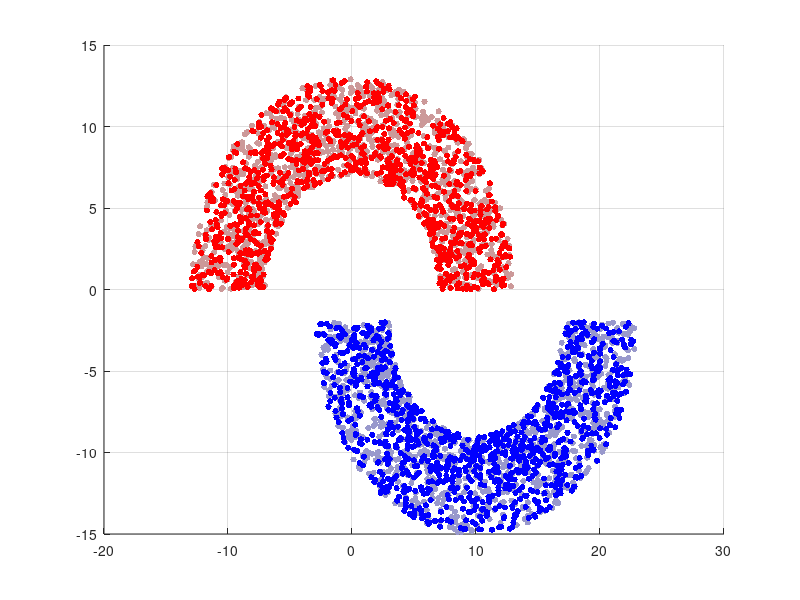

Here is the MATLAB script that generated this plot:
%% Project 1 Clark Lakshminarayanan Sonawani
clear all

%% Generate Clusters
% Seeds
seed1=1;
seed2=2;
seed3=3;
seed4=4;

seed5=5;
seed6=6;
seed7=7;
seed8=8;

% Variables from Project Description
r=10;
w=6;
d=2; % d=2,-4 -8

% Cluster 1 Training (Rho-Magnitude Theta-angle[rad])
rng(seed1,'twister');
Cluster1RhoTrain = (r-w/2)+w*rand(1,1000);
rng(seed2,'twister');
Cluster1ThetaTrain = pi*rand(1,1000);

% Cluster 2 Training (Rho-Magnitude Theta-angle[rad])
rng(seed3,'twister');
Cluster2RhoTrain = (r-w/2)+w*rand(1,1000);
rng(seed4,'twister');
Cluster2ThetaTrain = -pi*rand(1,1000);

% Cluster 1 Testing (Rho-Magnitude Theta-angle[rad])
rng(seed5,'twister');
Cluster1RhoTest = (r-w/2)+w*rand(1,1000);
rng(seed6,'twister');
Cluster1ThetaTest = pi*rand(1,1000);

% Cluster 2 Testing (Rho-Magnitude Theta-angle[rad])
rng(seed7,'twister');
Cluster2RhoTest = (r-w/2)+w*rand(1,1000);
rng(seed8,'twister');
Cluster2ThetaTest = -pi*rand(1,1000);

% Convert to Carteasian Coordinate system
[Cluster1XTrain Cluster1YTrain] = pol2cart(Cluster1ThetaTrain,Cluster1RhoTrain);
[Cluster2XTrain Cluster2YTrain] = pol2cart(Cluster2ThetaTrain,Cluster2RhoTrain);
[Cluster1XTest Cluster1YTest] = pol2cart(Cluster1ThetaTest,Cluster1RhoTest);
[Cluster2XTest Cluster2YTest] = pol2cart(Cluster2ThetaTest,Cluster2RhoTest);

% Shift Cluster2
Cluster2XTrain=Cluster2XTrain+r;
Cluster2YTrain=Cluster2YTrain-d;
Cluster2XTest=Cluster2XTest+r;
Cluster2YTest=Cluster2YTest-d;

figure(1)
hold on
grid on
scatter(Cluster1XTrain,Cluster1YTrain,20,[.8 .6 .6],'filled')
scatter(Cluster2XTrain,Cluster2YTrain,20,[.6 .6 .8],'filled')

scatter(Cluster1XTest,Cluster1YTest,20,'r','filled')
scatter(Cluster2XTest,Cluster2YTest,20,'b','filled')




















